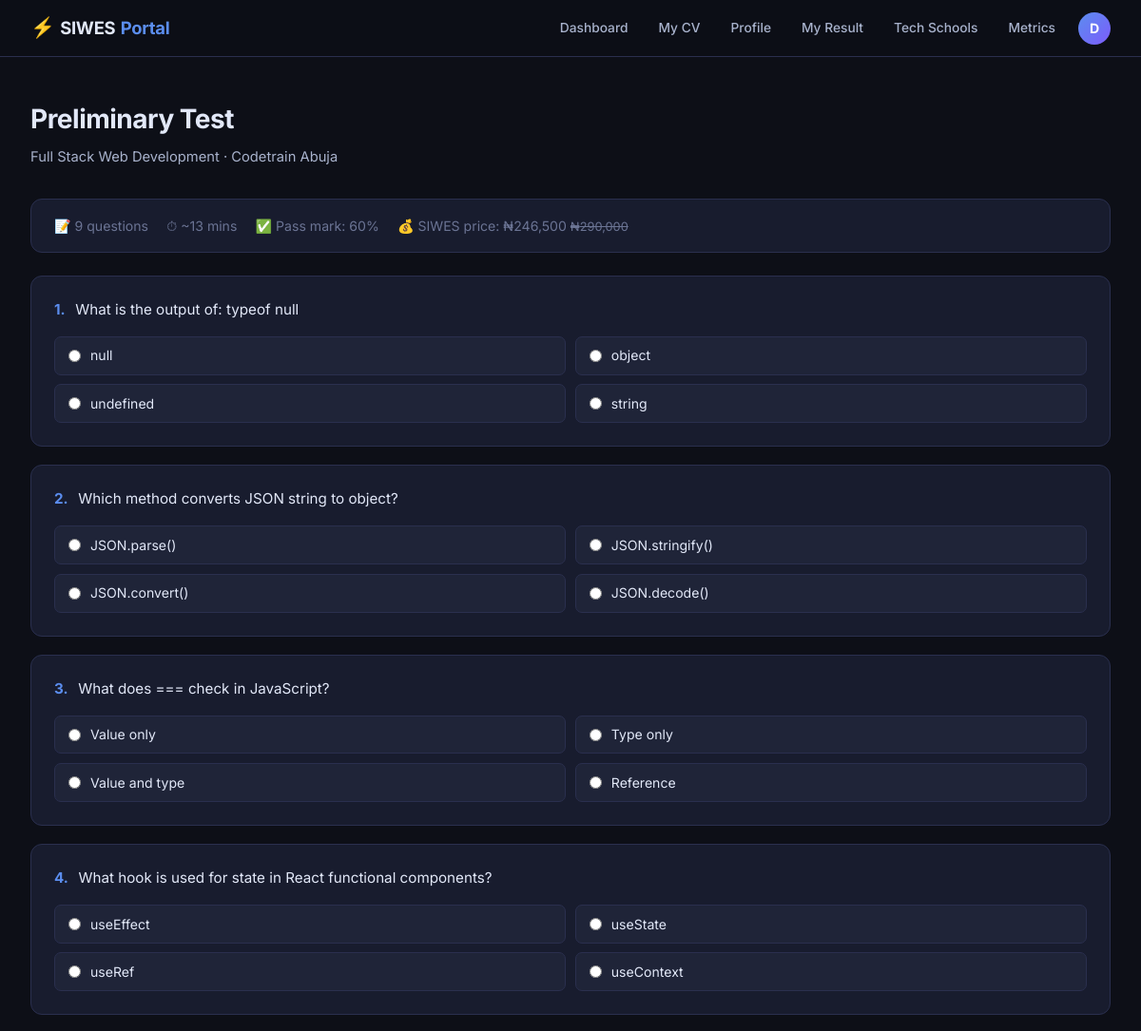
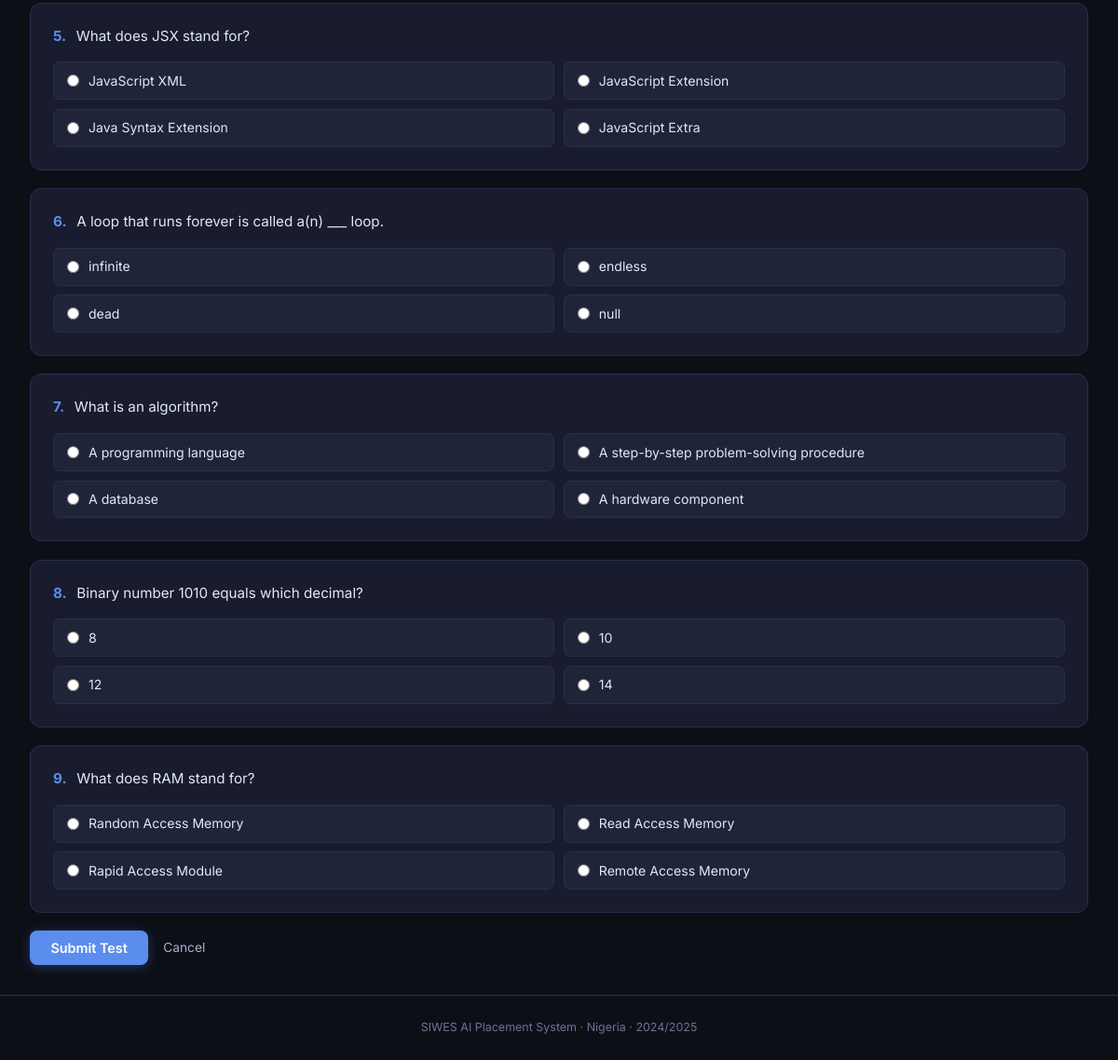
The page /schools/course/8/test (signed in) on the database its author committed (2 pictures, top to bottom).
### models.py (models this page shows, shortened)
class User(UserMixin, Base):
    __tablename__ = "users"
    id            = Column(Integer, primary_key=True)
    email         = Column(String(120), unique=True, nullable=False)
    password_hash = Column(String(256), nullable=False)
    role          = Column(String(20), nullable=False)
    is_active     = Column(Boolean, default=True)
    created_at    = Column(DateTime, default=datetime.utcnow)
    student = relationship("Student", back_populates="user", uselist=False)
    company = relationship("Company",  back_populates="user",  uselist=False)
    school  = relationship("TechSchool", back_populates="user", uselist=False)

class SchoolCourse(Base):
    __tablename__ = "school_courses"
    id              = Column(Integer, primary_key=True)
    school_id       = Column(Integer, ForeignKey("tech_schools.id"), nullable=False)
    name            = Column(String(150), nullable=False)
    duration_months = Column(Integer, nullable=False)
    price_ngn       = Column(Integer, nullable=False)
    siwes_price_ngn = Column(Integer)
    skills          = Column(Text)
    description     = Column(Text)
    created_at      = Column(DateTime, default=datetime.utcnow)
    school    = relationship("TechSchool", back_populates="courses")
    questions = relationship("PreliminaryQuestion", back_populates="course", cascade="all, delete-orphan")
    attempts  = relationship("TestAttempt", back_populates="course")
    enrollments = relationship("SchoolEnrollment", back_populates="course")

class TechSchool(Base):
    __tablename__ = "tech_schools"
    id                  = Column(Integer, primary_key=True)
    user_id             = Column(Integer, ForeignKey("users.id"), unique=True, nullable=True)
    name                = Column(String(150), unique=True, nullable=False)
    state               = Column(String(50), nullable=False)
    location            = Column(String(150), nullable=False)
    website             = Column(String(200))
    description         = Column(Text)
    siwes_discount_pct  = Column(Integer, default=0)
    siwes_discount_note = Column(Text)
    contact_email       = Column(String(120))
    created_at          = Column(DateTime, default=datetime.utcnow)
    user    = relationship("User", back_populates="school")
    courses = relationship("SchoolCourse", back_populates="school", cascade="all, delete-orphan")
    enrollments = relationship("SchoolEnrollment", back_populates="school")

class PreliminaryQuestion(Base):
    __tablename__ = "preliminary_questions"
    id             = Column(Integer, primary_key=True)
    course_id      = Column(Integer, ForeignKey("school_courses.id"), nullable=False)
    question       = Column(Text, nullable=False)
    options        = Column(Text, nullable=False)
    correct_answer = Column(String(200), nullable=False)
    points         = Column(Integer, default=2)
    skill_domain   = Column(String(50))
    created_at     = Column(DateTime, default=datetime.utcnow)
    course = relationship("SchoolCourse", back_populates="questions")
    def get_options(self): return json.loads(self.options) if self.options else []

### blueprints/schools.py (the view, shortened to what this page needs)
@schools_bp.route("/course/<int:course_id>/test", methods=["GET", "POST"])
@login_required
def take_test(course_id):
    if current_user.role != "student":
        flash("Only students can take the preliminary test.", "warning")
        return redirect(url_for("schools.listing"))
    db = SessionLocal()
    try:
        course  = db.query(SchoolCourse).filter_by(id=course_id).first()
        if not course:
            flash("Course not found.", "danger")
            return redirect(url_for("schools.listing"))
        student = _get_student(db)
        questions = db.query(PreliminaryQuestion).filter_by(course_id=course_id).all()
        if not questions:
            flash("No test questions available for this course yet.", "warning")
            return redirect(url_for("schools.detail", school_id=course.school_id))
        already = db.query(SchoolEnrollment).filter_by(
            student_id=student.id, course_id=course_id).first()
        if already:
            flash("You are already enrolled in this course.", "info")
            return redirect(url_for("schools.enrollment_status", enrollment_id=already.id))
        existing = (db.query(TestAttempt)
                    .filter_by(student_id=student.id, course_id=course_id)
                    .order_by(TestAttempt.score.desc()).first())
        return render_template("schools/test.html",
                               course=course, questions=questions,
                               existing=existing, pass_mark=PASS_MARK)
    finally:
        db.close()

### blueprints/schools.py (called while the page is built)
def _get_student(db):
    return db.query(Student).filter_by(user_id=current_user.id).first()

def _is_tech_school_student(student):
    return student and student.track == "tech_school"

### templates/schools/test.html (shortened to what this page needs)
{% extends "base.html" %}
{% block content %}
<div class="page-header">
  <h1>Preliminary Test</h1>
  <p>{{ course.name }} · {{ course.school.name }}</p>
</div>
<div class="test-meta-bar">
  <span>📝 {{ questions|length }} questions</span>
  <span>⏱ ~{{ (questions|length * 1.5)|int }} mins</span>
  <span>✅ Pass mark: 60%</span>
  <span>💰 SIWES price: ₦{{ "{:,}".format(course.siwes_price_ngn or course.price_ngn) }}
        {% if course.siwes_price_ngn and course.siwes_price_ngn != course.price_ngn %}
          <s style="color:var(--muted);font-size:.8rem">₦{{ "{:,}".format(course.price_ngn) }}</s>
        {% endif %}</span>
</div>
<form method="POST" class="test-form" onsubmit="return confirmSubmit()">
  {% for q in questions %}
  <div class="question-card">
    <p class="q-text"><span class="q-num">{{ loop.index }}.</span> {{ q.question }}</p>
    <div class="options-grid">
      {% for opt in q.get_options() %}
      <label class="option-label">
        <input type="radio" name="q_{{ q.id }}" value="{{ opt }}" required/>
        <span class="option-text">{{ opt }}</span>
      </label>
      {% endfor %}
    </div>
  </div>
  {% endfor %}
  <div class="actions">
    <button type="submit" class="btn-primary">Submit Test</button>
    <a href="{{ url_for('schools.detail', school_id=course.school_id) }}" class="btn-ghost">Cancel</a>
  </div>
</form>
{% endblock %}

### templates/base.html (shortened to what this page needs)
<!DOCTYPE html>
<html lang="en" x-data="{ mobileOpen: false }">
<head>
  <link rel="stylesheet" href="{{ url_for('static', filename='css/style.css') }}"/>
</head>
<body>
<nav class="navbar">
  <a class="brand" href="/">
    <span class="brand-icon">⚡</span>SIWES<span class="brand-accent">Portal</span>
  </a>
  <div class="nav-links desktop-nav">
    {% if current_user.is_authenticated %}
      {% if current_user.role == "student" %}
        <a href="{{ url_for('student.dashboard') }}" class="nav-link">Dashboard</a>
        <a href="{{ url_for('student.upload_cv') }}"  class="nav-link">My CV</a>
        <a href="{{ url_for('student.profile') }}"    class="nav-link">Profile</a>
        <a href="{{ url_for('student.result') }}"     class="nav-link">My Result</a>
        <a href="{{ url_for('schools.listing') }}"    class="nav-link">Tech Schools</a>
        <a href="{{ url_for('placement.evaluation') }}" class="nav-link">Metrics</a>
      {% endif %}
      <div class="nav-user" x-data="{ open: false }" @click.outside="open = false">
        <button class="nav-avatar" @click="open = !open" aria-label="Account menu">
          {{ current_user.email[0].upper() }}
        </button>
      </div>
    {% else %}
      <a href="{{ url_for('auth.login') }}" class="nav-link">Log in</a>
      <a href="{{ url_for('auth.register_student') }}" class="btn-nav">Join as Student</a>
    {% endif %}
  </div>
</nav>
<div class="flash-container" x-data>
</div>
<main class="main">
  {% block content %}{% endblock %}
</main>
<footer class="footer">
  <p>SIWES AI Placement System · Nigeria · 2024/2025</p>
</footer>
</body>
</html>

### static/css/style.css (style rules this page uses)
:root { --bg:#0d0f17;--bg2:#11141f;--surface:#181c2e;--surface2:#1f2438;--surface3:#252a42; --border:#2a2f4e;--border2:#353a5c;--accent:#5b8dee;--accent-dim:rgba(91,141,238,.12); --accent2:#7c5cfc;--green:#22c55e;--green-dim:rgba(34,197,94,.12);--red:#ef4444; --red-dim:rgba(239,68,68,.12);--amber:#f59e0b;--amber-dim:rgba(245,158,11,.12); --text:#e2e8f8;--text2:#a8b2cc;--muted:#6b7494;--radius:12px;--radius-sm:8px; --radius-lg:16px;--shadow:0 8px 32px rgba(0,0,0,.45);--nav-h:60px;--font:'Inter',sans-serif; }
*,*::before,*::after { box-sizing:border-box;margin:0;padding:0 }
html { scroll-behavior:smooth }
body { font-family:var(--font);background:var(--bg);color:var(--text);min-height:100vh; display:flex;flex-direction:column;font-size:14px;line-height:1.65;-webkit-font-smoothing:antialiased }
a { color:inherit;text-decoration:none }
button { font-family:var(--font);cursor:pointer }
input,select,textarea { font-family:var(--font) }
.navbar { position:sticky;top:0;z-index:200;height:var(--nav-h);display:flex; align-items:center;justify-content:space-between;padding:0 2rem; background:rgba(13,15,23,.9);backdrop-filter:blur(16px);border-bottom:1px solid var(--border) }
.brand { font-size:1.15rem;font-weight:700;display:flex;align-items:center;gap:.35rem;letter-spacing:-.3px }
.brand-icon { font-size:1.3rem }
.brand-accent { color:var(--accent) }
.desktop-nav { display:flex;align-items:center;gap:1rem }
.nav-link { color:var(--text2);font-size:.86rem;font-weight:500;padding:.35rem .5rem; border-radius:6px;transition:color .18s,background .18s }
.nav-avatar { width:34px;height:34px;border-radius:50%; background:linear-gradient(135deg,var(--accent),var(--accent2)); border:none;color:#fff;font-weight:700;font-size:.88rem;cursor:pointer;transition:opacity .2s }
.nav-user { position:relative }
.flash-container { padding:.6rem 2rem 0;display:flex;flex-direction:column;gap:.4rem }
.main { flex:1;padding:2rem;max-width:1280px;margin:0 auto;width:100% }
.footer { text-align:center;padding:1.5rem;color:var(--muted);font-size:.78rem; border-top:1px solid var(--border);margin-top:auto }
.page-header { margin-bottom:2rem }
.page-header h1 { font-size:1.75rem;font-weight:700;letter-spacing:-.5px }
.page-header p { color:var(--text2);margin-top:.3rem;font-size:.92rem }
.actions { display:flex;gap:1rem;align-items:center;flex-wrap:wrap }
.btn-primary { background:var(--accent);color:#fff;border:none;padding:.62rem 1.4rem; border-radius:var(--radius-sm);font-size:.9rem;font-weight:600;cursor:pointer; transition:opacity .18s,transform .15s,box-shadow .18s;display:inline-flex; align-items:center;gap:.4rem;box-shadow:0 2px 12px rgba(91,141,238,.3) }
.btn-ghost { color:var(--text2);font-size:.86rem;transition:color .18s; display:inline-flex;align-items:center;gap:.3rem }
.test-meta-bar { display:flex;flex-wrap:wrap;gap:1rem;background:var(--surface);border:1px solid var(--border); border-radius:var(--radius-sm);padding:1rem 1.4rem;margin-bottom:1.8rem; font-size:.86rem;color:var(--text2) }
.question-card { background:var(--surface);border:1px solid var(--border);border-radius:var(--radius); padding:1.6rem;animation:fadeIn .25s ease }
.q-num { font-weight:800;color:var(--accent);margin-right:.4rem }
.q-text { font-size:.95rem;line-height:1.55;margin-bottom:1.1rem }
.options-grid { display:grid;grid-template-columns:1fr 1fr;gap:.6rem }
.option-label { display:flex;align-items:center;gap:.7rem;background:var(--surface2); border:1.5px solid var(--border);border-radius:var(--radius-sm);padding:.7rem .9rem; cursor:pointer;transition:border-color .15s,background .15s }
.option-label input { accent-color:var(--accent);flex-shrink:0 }
.option-text { font-size:.88rem;line-height:1.4 }

### rows shown on the page
User: email "D"
SchoolCourse: name "Full Stack Web Development", siwes_price_ngn "246,500", price_ngn "290,000"
TechSchool: school.name "Codetrain Abuja"
PreliminaryQuestion: question "What is the output of: typeof null", get_options "null" "object" "undefined" "string"
PreliminaryQuestion: question "Which method converts JSON string to object?", get_options "JSON.parse()" "JSON.stringify()" "JSON.convert()" "JSON.decode()"
PreliminaryQuestion: question "What does === check in JavaScript?", get_options "Value only" "Type only" "Value and type" "Reference"
PreliminaryQuestion: question "What hook is used for state in React functional components?", get_options "useEffect" "useState" "useRef" "useContext"
PreliminaryQuestion: question "What does JSX stand for?", get_options "JavaScript XML" "JavaScript Extension" "Java Syntax Extension" "JavaScript Extra"
PreliminaryQuestion: question "A loop that runs forever is called a(n) ___ loop.", get_options "infinite" "endless" "dead" "null"
PreliminaryQuestion: question "What is an algorithm?", get_options "A programming language" "A step-by-step problem-solving procedure" "A database" "A hardware component"
PreliminaryQuestion: question "Binary number 1010 equals which decimal?", get_options "8" "10" "12" "14"
PreliminaryQuestion: question "What does RAM stand for?", get_options "Random Access Memory" "Read Access Memory" "Rapid Access Module" "Remote Access Memory"

### other values the page prints
{{ questions|length }} "9"
{{ (questions|length * 1.5)|int }} "13"
